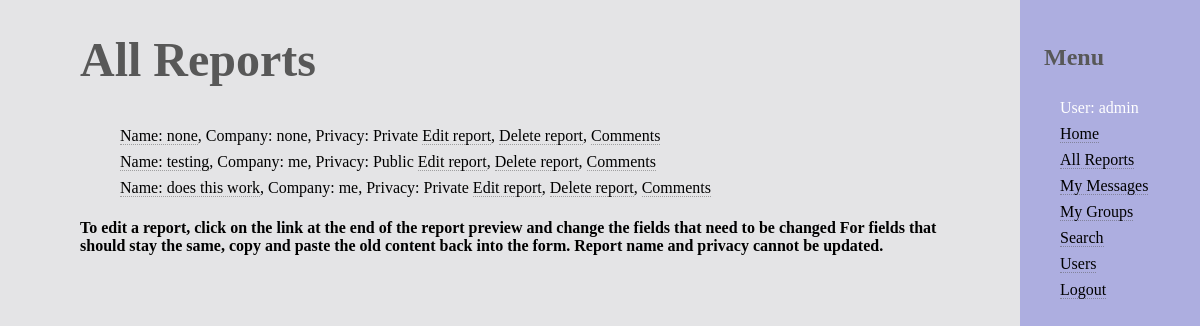
/catalog/myreports/ (signed in), run on an earlier commit of the app's database.
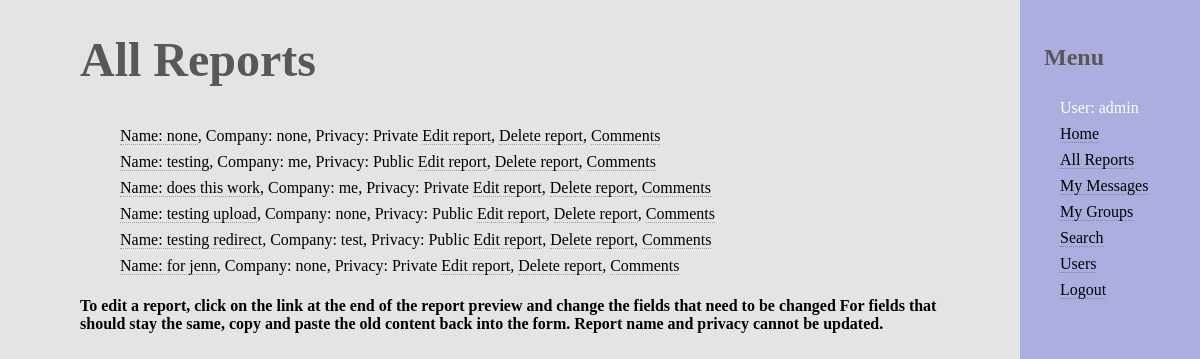
And on a later commit of the database.
### catalog/models.py (models this page shows, shortened)
class User(AbstractUser):
	username = models.CharField(max_length=200, default="none", unique=True)
	password = models.CharField(max_length=200, default="none")
	first_name = models.CharField(max_length=200, default="none")
	last_name = models.CharField(max_length=200, default="none")
	company = models.CharField(max_length=200, default="none")
	email = models.EmailField(max_length=200, default="none")
	user_type = models.CharField(max_length=10, default=1)
	is_suspended = models.BooleanField(default = False)

class Report(models.Model):
	report_name = models.CharField(max_length=200)
	company_name = models.CharField(max_length=40)
	company_phone = models.CharField(max_length=15)
	company_location = models.CharField(max_length=40)
	company_country = models.CharField(max_length=40)
	company_sector = models.CharField(max_length=40)
	company_industry = models.CharField(max_length=40)
	current_projects = 	models.TextField(help_text = "Enter a list of the current projects")
	info = models.TextField(help_text = "Enter information about the business plan and/or project")
	owner = models.CharField(max_length=50, default="admin")
	filename = models.FileField()
	privacy_setting = models.CharField(max_length=10)
	timestamp = models.DateTimeField(auto_now_add = True)
	def get_absolute_url(self):
		return reverse_lazy('report_detail', args=[str(self.id)])
	def get_edit_url(self):
		return reverse_lazy('edit_report', args=[str(self.id)])
	def get_delete_url(self):
		return reverse_lazy('delete_report', args=[str(self.id)])
	def get_comments_url(self):
		return reverse_lazy('report_comments', args=[str(self.id)])

### catalog/views.py (the view)
class ReportsByUserListView(LoginRequiredMixin,generic.ListView):
	model = Report
	template_name ='catalog/list_reports.html'
	paginate_by = 10

### catalog/templates/catalog/list_reports.html (shortened to what this page needs)
{% extends "base_generic.html" %}
{% block content %}
    {% if user.is_authenticated and user.user_type == 'Company'%}
      <h1>My Reports</h1>
    {% elif user.user_type == 'Investor' or user.username == 'admin'%}
      <h1>All Reports</h1>
    {% endif %}
    {% if report_list %}
    <ul>
      {% if user.username == "admin" %}
        {% for report in report_list %}
        <li>
          <a href="{{ report.get_absolute_url }}">Name: {{report.report_name}}</a>,
           Company: {{report.company_name}},
           Privacy: {{report.privacy_setting}}
           <a href="{{ report.get_edit_url }}">Edit report</a>,
           <a href="{{ report.get_delete_url }}">Delete report</a>,
           <a href="{{ report.get_comments_url }}"> Comments </a>
        </li>
        {% endfor %}
      {% endif %}
    </ul>
    <h4>
      To edit a report, click on the link at the end of the report preview and change the fields that need to be changed
      For fields that should stay the same, copy and paste the old content back into the form. Report name and privacy
      cannot be updated.
    </h4>
    {% else %}
      <p>There are no reports.</p>
    {% endif %}
{% endblock %}

### catalog/templates/base_generic.html (shortened to what this page needs)
<!DOCTYPE html>
<html lang="en">
<head>
  {% load static %}
  <link rel="stylesheet" href="{% static 'css/styles.css' %}">
</head>
<body>
  <div class="container-fluid">
    <div class="row">
      <div class="col-sm-2">
      {% block sidebar %}
      <nav id = "menu">
        <h2>Menu</h2>
       <ul>
          {% if user.is_authenticated and user.is_suspended == False %}
            <li>User: {{ user.get_username }}</li>
            <li><a href="{% url 'index' %}">Home</a></li>
            {% if user.user_type == 'Company' %}
              <li><a href="{% url 'my_reports' %}">My Reports</a></li>
            {% else %}
              <li><a href="{% url 'my_reports' %}">All Reports</a></li>
            {% endif %}
            <li><a href="{% url 'my_messages' %}">My Messages</a></li>
            <li><a href="{% url 'my_groups' %}">My Groups</a></li>
              <li><a href="{% url 'search' %}">Search</a></li>
            {% if user.username == 'admin' %}
            <li><a href="{% url 'users' %}">Users</a></li>
            {% endif %}
            <li><a href="{% url 'logout'%}">Logout</a></li>
          {% else %}
            <li><a href="{% url 'index' %}">Home</a></li>
            <li><a href="{% url 'login'%}">Login</a></li>
            <li><a href="{% url 'signup'%}">Create An Account</a></li>
          {% endif %}
        </ul>
      </nav>
     {% endblock %}
      </div>
      <div class="col-sm-10 ">
      {% block content %}{% endblock %}
      </div>
    </div>
  </div>
</body>
</html>

### catalog/static/css/styles.css (style rules this page uses)
ul { list-style: none; margin-right: 1em; }
.col-sm-2 { float: right; background-color: white; }
.col-sm-10 { width: 85%; }
body { margin: 2em 5em; }
h1 { color: #585858; font-size: 3em; }
h2 { padding-left: 1em; padding-top: 1em; color: #585858; }
a { color: #585858; }
html { background-color: #E4E4E6; }
li { padding-top: 0.5em; font-size: 1em; font-color: white; }
#menu { -moz-transition: -moz-transform 0.45s ease, visibility 0.45s; -webkit-transition: -webkit-transform 0.45s ease, visibility 0.45s; -ms-transition: -ms-transform 0.45s ease, visibility 0.45s; position: fixed; top: 0; right: 0; width: 15%; max-width: 80%; height: 100%; -webkit-overflow-scrolling: touch; background: #585858; color: #ffffff; cursor: default; z-index: 10002; background-color: #ADAEE0; justify-content: right; }
a { -moz-transition: border-bottom-color 0.2s ease, color 0.2s ease; -webkit-transition: border-bottom-color 0.2s ease, color 0.2s ease; -ms-transition: border-bottom-color 0.2s ease, color 0.2s ease; transition: border-bottom-color 0.2s ease, color 0.2s ease; text-decoration: none; color: black; border-bottom: dotted 1px rgba(88, 88, 88, 0.5); }

What changed in the data, as far as the page shows it:
added Report: report_name "testing upload", company_name "none", privacy_setting "Public"
added Report: report_name "testing redirect", company_name "test", privacy_setting "Public"
added Report: report_name "for jenn", company_name "none", privacy_setting "Private"
